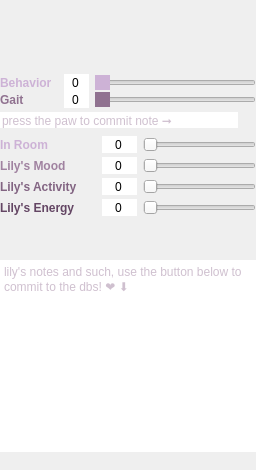
      <widget class="QWidget" name="lilyInputPage">
       <layout class="QGridLayout" name="gridLayout_2">
        <property name="leftMargin">
         <number>0</number>
        </property>
        <property name="topMargin">
         <number>0</number>
        </property>
        <property name="rightMargin">
         <number>0</number>
        </property>
        <property name="bottomMargin">
         <number>0</number>
        </property>
        <property name="horizontalSpacing">
         <number>0</number>
        </property>
        <property name="verticalSpacing">
         <number>4</number>
        </property>
        <item row="3" column="0">
         <widget class="QFrame" name="lily_diet_mood_input_container">
          <layout class="QGridLayout" name="gridLayout_15">
           <property name="leftMargin">
            <number>0</number>
           </property>
           <property name="topMargin">
            <number>0</number>
           </property>
           <property name="rightMargin">
            <number>0</number>
           </property>
           <property name="bottomMargin">
            <number>0</number>
           </property>
           <property name="horizontalSpacing">
            <number>6</number>
           </property>
           <property name="verticalSpacing">
            <number>4</number>
           </property>
           <item row="10" column="0">
            <widget class="QLabel" name="na_43">
             <property name="maximumSize">
              <size>
               <width>100</width>
               <height>16777215</height>
              </size>
             </property>
             <property name="styleSheet">
              <string notr="true">QLabel {
font-weight:bold;
background:transparent;
color:rgb(130,100,130);
}
QLabel:hover {
color: rgb(180,160,180);
}
    </string>
             </property>
             <property name="text">
              <string>Lily's Activity</string>
             </property>
            </widget>
           </item>
           <item row="1" column="2">
            <widget class="QFrame" name="lily_diet_frame">
             <property name="sizePolicy">
              <sizepolicy hsizetype="Minimum" vsizetype="Fixed">
               <horstretch>0</horstretch>
               <verstretch>0</verstretch>
              </sizepolicy>
             </property>
             <layout class="QGridLayout" name="gridLayout_71">
              <property name="leftMargin">
               <number>0</number>
              </property>
              <property name="topMargin">
               <number>0</number>
              </property>
              <property name="rightMargin">
               <number>0</number>
              </property>
              <property name="bottomMargin">
               <number>0</number>
              </property>
              <property name="spacing">
               <number>0</number>
              </property>
             </layout>
            </widget>
           </item>
           <item row="8" column="0">
            <widget class="QLabel" name="na_41">
             <property name="toolTip">
              <string>&lt;html&gt;&lt;head/&gt;&lt;body&gt;&lt;p&gt;press cntrl+T to commit Time in Room Data&lt;/p&gt;&lt;/body&gt;&lt;/html&gt;</string>
             </property>
             <property name="styleSheet">
              <string notr="true">

QLabel {
font-weight:bold;
color:rgb(205,178,214);
}
QLabel:hover {
color: rgb(250,223,255);
}
    </string>
             </property>
             <property name="text">
              <string>In Room</string>
             </property>
            </widget>
           </item>
           <item row="10" column="1">
            <widget class="QSpinBox" name="lily_activity">
             <property name="sizePolicy">
              <sizepolicy hsizetype="Preferred" vsizetype="Preferred">
               <horstretch>0</horstretch>
               <verstretch>0</verstretch>
              </sizepolicy>
             </property>
             <property name="maximumSize">
              <size>
               <width>35</width>
               <height>16777215</height>
              </size>
             </property>
             <property name="toolTip">
              <string>Little Lilys activity for the day, that is, her gait, her joy, her spunk :D</string>
             </property>
             <property name="styleSheet">
              <string notr="true"/>
             </property>
             <property name="frame">
              <bool>false</bool>
             </property>
             <property name="alignment">
              <set>Qt::AlignCenter</set>
             </property>
             <property name="readOnly">
              <bool>false</bool>
             </property>
             <property name="buttonSymbols">
              <enum>QAbstractSpinBox::NoButtons</enum>
             </property>
             <property name="minimum">
              <number>-10</number>
             </property>
             <property name="maximum">
              <number>10</number>
             </property>
            </widget>
           </item>
           <item row="9" column="0">
            <widget class="QLabel" name="na_46">
             <property name="maximumSize">
              <size>
               <width>100</width>
               <height>16777215</height>
              </size>
             </property>
             <property name="styleSheet">
              <string notr="true">QLabel {
font-weight:bold;
background:transparent;
color:rgb(160,130,160);
}
QLabel:hover {
color: rgb(210,180,210);
}
 </string>
             </property>
             <property name="text">
              <string>Lily's Mood</string>
             </property>
            </widget>
           </item>
           <item row="12" column="0" colspan="4">
            <spacer name="verticalSpacer">
             <property name="orientation">
              <enum>Qt::Vertical</enum>
             </property>
             <property name="sizeHint" stdset="0">
              <size>
               <width>20</width>
               <height>40</height>
              </size>
             </property>
            </spacer>
           </item>
           <item row="8" column="2" colspan="2">
            <widget class="QSlider" name="lily_time_in_room_slider">
             <property name="sizePolicy">
              <sizepolicy hsizetype="Preferred" vsizetype="Preferred">
               <horstretch>0</horstretch>
               <verstretch>0</verstretch>
              </sizepolicy>
             </property>
             <property name="toolTip">
              <string>&lt;html&gt;&lt;head/&gt;&lt;body&gt;&lt;p&gt;press cntrl+T to commit Time in Room Data&lt;/p&gt;&lt;/body&gt;&lt;/html&gt;</string>
             </property>
             <property name="styleSheet">
              <string notr="true"/>
             </property>
             <property name="minimum">
              <number>0</number>
             </property>
             <property name="maximum">
              <number>100</number>
             </property>
             <property name="orientation">
              <enum>Qt::Horizontal</enum>
             </property>
             <property name="tickPosition">
              <enum>QSlider::NoTicks</enum>
             </property>
            </widget>
           </item>
           <item row="11" column="2" colspan="2">
            <widget class="QSlider" name="lily_energy_slider">
             <property name="sizePolicy">
              <sizepolicy hsizetype="Preferred" vsizetype="Preferred">
               <horstretch>0</horstretch>
               <verstretch>0</verstretch>
              </sizepolicy>
             </property>
             <property name="toolTip">
              <string>Her overall energy, mostly to notice if she is acting sick</string>
             </property>
             <property name="styleSheet">
              <string notr="true"/>
             </property>
             <property name="minimum">
              <number>0</number>
             </property>
             <property name="maximum">
              <number>10</number>
             </property>
             <property name="orientation">
              <enum>Qt::Horizontal</enum>
             </property>
             <property name="tickPosition">
              <enum>QSlider::NoTicks</enum>
             </property>
            </widget>
           </item>
           <item row="11" column="0">
            <widget class="QLabel" name="na_44">
             <property name="maximumSize">
              <size>
               <width>100</width>
               <height>16777215</height>
              </size>
             </property>
             <property name="styleSheet">
              <string notr="true">QLabel {
font-weight:bold;
background:transparent;
color:rgb(100,70,100);
}
QLabel:hover {
color: rgb(150,120,150);
}
    </string>
             </property>
             <property name="text">
              <string>Lily's Energy</string>
             </property>
            </widget>
           </item>
           <item row="8" column="1">
            <widget class="QSpinBox" name="lily_time_in_room">
             <property name="sizePolicy">
              <sizepolicy hsizetype="Preferred" vsizetype="Preferred">
               <horstretch>0</horstretch>
               <verstretch>0</verstretch>
              </sizepolicy>
             </property>
             <property name="maximumSize">
              <size>
               <width>35</width>
               <height>16777215</height>
              </size>
             </property>
             <property name="toolTip">
              <string>&lt;html&gt;&lt;head/&gt;&lt;body&gt;&lt;p&gt;press cntrl+T to commit Time in Room Data&lt;/p&gt;&lt;/body&gt;&lt;/html&gt;</string>
             </property>
             <property name="styleSheet">
              <string notr="true"/>
             </property>
             <property name="frame">
              <bool>false</bool>
             </property>
             <property name="alignment">
              <set>Qt::AlignCenter</set>
             </property>
             <property name="readOnly">
              <bool>false</bool>
             </property>
             <property name="buttonSymbols">
              <enum>QAbstractSpinBox::NoButtons</enum>
             </property>
             <property name="minimum">
              <number>-100</number>
             </property>
             <property name="maximum">
              <number>100</number>
             </property>
            </widget>
           </item>
           <item row="11" column="1">
            <widget class="QSpinBox" name="lily_energy">
             <property name="sizePolicy">
              <sizepolicy hsizetype="Preferred" vsizetype="Preferred">
               <horstretch>0</horstretch>
               <verstretch>0</verstretch>
              </sizepolicy>
             </property>
             <property name="maximumSize">
              <size>
               <width>35</width>
               <height>16777215</height>
              </size>
             </property>
             <property name="toolTip">
              <string>Her overall energy, mostly to notice if she is acting sick</string>
             </property>
             <property name="styleSheet">
              <string notr="true"/>
             </property>
             <property name="frame">
              <bool>false</bool>
             </property>
             <property name="alignment">
              <set>Qt::AlignCenter</set>
             </property>
             <property name="readOnly">
              <bool>false</bool>
             </property>
             <property name="buttonSymbols">
              <enum>QAbstractSpinBox::NoButtons</enum>
             </property>
             <property name="minimum">
              <number>-10</number>
             </property>
             <property name="maximum">
              <number>10</number>
             </property>
            </widget>
           </item>
           <item row="10" column="2" colspan="2">
            <widget class="QSlider" name="lily_mood_activity_slider">
             <property name="sizePolicy">
              <sizepolicy hsizetype="Preferred" vsizetype="Preferred">
               <horstretch>0</horstretch>
               <verstretch>0</verstretch>
              </sizepolicy>
             </property>
             <property name="cursor">
              <cursorShape>ArrowCursor</cursorShape>
             </property>
             <property name="toolTip">
              <string>Little Lilys activity for the day, that is, her gait, her joy, her spunk :D</string>
             </property>
             <property name="styleSheet">
              <string notr="true"/>
             </property>
             <property name="minimum">
              <number>0</number>
             </property>
             <property name="maximum">
              <number>10</number>
             </property>
             <property name="orientation">
              <enum>Qt::Horizontal</enum>
             </property>
             <property name="tickPosition">
              <enum>QSlider::NoTicks</enum>
             </property>
            </widget>
           </item>
           <item row="9" column="1">
            <widget class="QSpinBox" name="lily_mood">
             <property name="sizePolicy">
              <sizepolicy hsizetype="Preferred" vsizetype="Preferred">
               <horstretch>0</horstretch>
               <verstretch>0</verstretch>
              </sizepolicy>
             </property>
             <property name="maximumSize">
              <size>
               <width>35</width>
               <height>16777215</height>
              </size>
             </property>
             <property name="toolTip">
              <string>Little wiggly's mood for the day!</string>
             </property>
             <property name="styleSheet">
              <string notr="true"/>
             </property>
             <property name="frame">
              <bool>false</bool>
             </property>
             <property name="alignment">
              <set>Qt::AlignCenter</set>
             </property>
             <property name="readOnly">
              <bool>false</bool>
             </property>
             <property name="buttonSymbols">
              <enum>QAbstractSpinBox::NoButtons</enum>
             </property>
             <property name="minimum">
              <number>-10</number>
             </property>
             <property name="maximum">
              <number>10</number>
             </property>
            </widget>
           </item>
           <item row="9" column="2" colspan="2">
            <widget class="QSlider" name="lily_mood_slider">
             <property name="sizePolicy">
              <sizepolicy hsizetype="Preferred" vsizetype="Preferred">
               <horstretch>0</horstretch>
               <verstretch>0</verstretch>
              </sizepolicy>
             </property>
             <property name="toolTip">
              <string>Little wiggly's mood for the day!</string>
             </property>
             <property name="styleSheet">
              <string notr="true"/>
             </property>
             <property name="minimum">
              <number>0</number>
             </property>
             <property name="maximum">
              <number>10</number>
             </property>
             <property name="orientation">
              <enum>Qt::Horizontal</enum>
             </property>
             <property name="tickPosition">
              <enum>QSlider::NoTicks</enum>
             </property>
            </widget>
           </item>
           <item row="0" column="3">
            <widget class="QPushButton" name="lily_walk_note_commit_btn">
             <property name="toolTip">
              <string>&lt;html&gt;&lt;head/&gt;&lt;body&gt;&lt;p&gt;press opt+cmd+w to commit walk data!&lt;/p&gt;&lt;/body&gt;&lt;/html&gt;</string>
             </property>
             <property name="styleSheet">
              <string notr="true">QPushButton {
border:none;
image: url(:/newPrefix/lily_walk_norm.png);
max-width:12px;
min-width:12px;
max-height:12px;
min-height:12px;
}

QPushButton:hover {
image: url(:/newPrefix/lily_walk_one_hover.png);
}

QPushButton:pressed {
image: url(:/newPrefix/lily_walk_checked_one.png);
}


</string>
             </property>
             <property name="text">
              <string/>
             </property>
             <property name="iconSize">
              <size>
               <width>22</width>
               <height>22</height>
              </size>
             </property>
             <property name="checkable">
              <bool>false</bool>
             </property>
            </widget>
           </item>
           <item row="0" column="0" colspan="3">
            <widget class="QLineEdit" name="lily_walk_note">
             <property name="styleSheet">
              <string notr="true">
/* //////////////////////////////////////////////////////////////////////////////////////////
QComboBox Style Default
////////////////////////////////////////////////////////////////////////////////////////// */
QLineEdit {
    border:none;
	color:rgb(160,130,160);
}

QLineEdit:hover {
    color: rgb(200,170,200);
}

QLineEdit:focus {
    color: rgb(180,150,180);
}
    </string>
             </property>
             <property name="frame">
              <bool>false</bool>
             </property>
             <property name="placeholderText">
              <string>press the paw to commit note ➞</string>
             </property>
             <property name="clearButtonEnabled">
              <bool>false</bool>
             </property>
            </widget>
           </item>
          </layout>
         </widget>
        </item>
        <item row="5" column="0">
         <widget class="QTextEdit" name="lily_notes">
          <property name="styleSheet">
           <string notr="true">
/* //////////////////////////////////////////////////////////////////////////////////////////
QComboBox Style Default
////////////////////////////////////////////////////////////////////////////////////////// */
QTextEdit {
    border:none;
	color:rgb(160,130,160);
}

QTextEdit:hover {
    color: rgb(200,170,200);
}

QTextEdit:focus {
    color: rgb(180,150,180);
}
    </string>
          </property>
          <property name="tabStopDistance">
           <double>20.000000000000000</double>
          </property>
          <property name="placeholderText">
           <string>lily's notes and such, use the button below to commit to the dbs! ❤ ⬇︎</string>
          </property>
         </widget>
        </item>
        <item row="0" column="0">
         <spacer name="verticalSpacer_2">
          <property name="orientation">
           <enum>Qt::Vertical</enum>
          </property>
          <property name="sizeHint" stdset="0">
           <size>
            <width>20</width>
            <height>40</height>
           </size>
          </property>
         </spacer>
        </item>
        <item row="1" column="0">
         <widget class="QFrame" name="button_catcher_frame">
          <layout class="QHBoxLayout" name="horizontalLayout">
           <property name="spacing">
            <number>0</number>
           </property>
           <property name="leftMargin">
            <number>0</number>
           </property>
           <property name="topMargin">
            <number>0</number>
           </property>
           <property name="rightMargin">
            <number>0</number>
           </property>
           <property name="bottomMargin">
            <number>0</number>
           </property>
           <item>
            <spacer name="xx_2">
             <property name="orientation">
              <enum>Qt::Horizontal</enum>
             </property>
             <property name="sizeHint" stdset="0">
              <size>
               <width>40</width>
               <height>20</height>
              </size>
             </property>
            </spacer>
           </item>
           <item>
            <widget class="QPushButton" name="lily_walk_btn">
             <property name="toolTip">
              <string>&lt;html&gt;&lt;head/&gt;&lt;body&gt;&lt;p&gt;press opt+cmd+w to commit walk data!&lt;/p&gt;&lt;/body&gt;&lt;/html&gt;</string>
             </property>
             <property name="styleSheet">
              <string notr="true">
QPushButton {
border:none;
image: url(:/newPrefix/lily_walk_norm.png);
max-width:25px;
min-width:25px;
max-height:25px;
min-height:25px;
}

QPushButton:hover {
image: url(:/newPrefix/lily_walk_one_hover.png);
}

QPushButton:pressed {
image: url(:/newPrefix/lily_walk_checked_one.png);
}


</string>
             </property>
             <property name="text">
              <string/>
             </property>
             <property name="iconSize">
              <size>
               <width>22</width>
               <height>22</height>
              </size>
             </property>
             <property name="checkable">
              <bool>false</bool>
             </property>
            </widget>
           </item>
           <item>
            <spacer name="xx_3">
             <property name="orientation">
              <enum>Qt::Horizontal</enum>
             </property>
             <property name="sizeHint" stdset="0">
              <size>
               <width>40</width>
               <height>20</height>
              </size>
             </property>
            </spacer>
           </item>
           <item>
            <widget class="QPushButton" name="lily_ate_check">
             <property name="toolTip">
              <string>&lt;html&gt;&lt;head/&gt;&lt;body&gt;&lt;p&gt;Press to &lt;span style=&quot; font-style:italic;&quot;&gt;commit &lt;/span&gt;&lt;span style=&quot; font-weight:600;&quot;&gt;Diet&lt;/span&gt; Data&lt;/p&gt;&lt;/body&gt;&lt;/html&gt;</string>
             </property>
             <property name="styleSheet">
              <string notr="true">
QPushButton {
border:none;
image: url(:/newPrefix/lilyasdfas.png);
max-width:30px;
min-width:30px;
max-height:30px;
min-height:30px;
}

QPushButton:hover {
image: url(:/newPrefix/lilydiethover2.png);
}

QPushButton:pressed {
image: url(:/newPrefix/lilydietchecked.png);
}


</string>
             </property>
             <property name="text">
              <string/>
             </property>
             <property name="checkable">
              <bool>false</bool>
             </property>
             <property name="checked">
              <bool>false</bool>
             </property>
             <property name="flat">
              <bool>true</bool>
             </property>
            </widget>
           </item>
           <item>
            <spacer name="xx">
             <property name="orientation">
              <enum>Qt::Horizontal</enum>
             </property>
             <property name="sizeHint" stdset="0">
              <size>
               <width>40</width>
               <height>20</height>
              </size>
             </property>
            </spacer>
           </item>
          </layout>
         </widget>
        </item>
        <item row="2" column="0">
         <widget class="QFrame" name="walk_mood_rate_frame">
          <layout class="QGridLayout" name="gridLayout_10">
           <property name="leftMargin">
            <number>0</number>
           </property>
           <property name="topMargin">
            <number>0</number>
           </property>
           <property name="rightMargin">
            <number>0</number>
           </property>
           <property name="bottomMargin">
            <number>0</number>
           </property>
           <property name="verticalSpacing">
            <number>0</number>
           </property>
           <item row="1" column="2">
            <widget class="QSpinBox" name="lily_behavior">
             <property name="frame">
              <bool>false</bool>
             </property>
             <property name="alignment">
              <set>Qt::AlignCenter</set>
             </property>
             <property name="buttonSymbols">
              <enum>QAbstractSpinBox::NoButtons</enum>
             </property>
             <property name="suffix">
              <string/>
             </property>
             <property name="minimum">
              <number>0</number>
             </property>
             <property name="maximum">
              <number>100</number>
             </property>
            </widget>
           </item>
           <item row="2" column="2">
            <widget class="QSpinBox" name="lily_gait">
             <property name="frame">
              <bool>false</bool>
             </property>
             <property name="alignment">
              <set>Qt::AlignCenter</set>
             </property>
             <property name="buttonSymbols">
              <enum>QAbstractSpinBox::NoButtons</enum>
             </property>
             <property name="suffix">
              <string/>
             </property>
             <property name="minimum">
              <number>0</number>
             </property>
             <property name="maximum">
              <number>100</number>
             </property>
            </widget>
           </item>
           <item row="2" column="0" colspan="2">
            <widget class="QLabel" name="na_45">
             <property name="styleSheet">
              <string notr="true">QLabel {
background:transparent;
font-weight:bold;
color:rgb(144,114,144);
}
QLabel:hover {
color:rgb(174,144,174);
}</string>
             </property>
             <property name="text">
              <string>Gait</string>
             </property>
            </widget>
           </item>
           <item row="1" column="0">
            <widget class="QLabel" name="na_42">
             <property name="styleSheet">
              <string notr="true">

QLabel {
font-weight:bold;
color:rgb(205,178,214);
}
QLabel:hover {
color: rgb(250,223,255);
}
    </string>
             </property>
             <property name="text">
              <string>Behavior</string>
             </property>
            </widget>
           </item>
           <item row="1" column="3">
            <widget class="QSlider" name="lily_behavior_slider">
             <property name="toolTip">
              <string>how well my lil lady 
behaved, did she pull tons 
or just a little?</string>
             </property>
             <property name="styleSheet">
              <string notr="true">QSlider::handle:horizontal {
    background:rgb(205,178,214);
}
QSlider::handle:horizontal:hover {
    background:rgb(235,208,244);
}
QSlider::handle:horizontal:pressed {
    background:rgb(185,158,194);
}
QSlider::sub-page:horizontal {
    background:rgb(205,178,214);
}
QSlider::groove:horizontal:hover {
    background:rgba(205,178,214,45);
}</string>
             </property>
             <property name="minimum">
              <number>0</number>
             </property>
             <property name="maximum">
              <number>100</number>
             </property>
             <property name="orientation">
              <enum>Qt::Horizontal</enum>
             </property>
             <property name="tickPosition">
              <enum>QSlider::NoTicks</enum>
             </property>
            </widget>
           </item>
           <item row="2" column="3">
            <widget class="QSlider" name="lily_gait_slider">
             <property name="toolTip">
              <string>How well my lady
 walked the wilds!</string>
             </property>
             <property name="styleSheet">
              <string notr="true">
/* ///////////////////////////////////////////////////////////////
QSlider Colors
/////////////////////////////////////////////////////////////// */

QSlider::handle:horizontal {background:rgb(144,114,144);}
QSlider::handle:horizontal:hover {background:rgb(174,144,174);}
QSlider::handle:horizontal:pressed {background:rgb(124,94,124);}
QSlider::sub-page:horizontal {background:rgb(144,114,144);}
QSlider::groove:horizontal:hover {background:rgba(144,114,144,0.25);}
</string>
             </property>
             <property name="minimum">
              <number>0</number>
             </property>
             <property name="maximum">
              <number>100</number>
             </property>
             <property name="orientation">
              <enum>Qt::Horizontal</enum>
             </property>
             <property name="tickPosition">
              <enum>QSlider::NoTicks</enum>
             </property>
            </widget>
           </item>
          </layout>
         </widget>
        </item>
        <item row="6" column="0" alignment="Qt::AlignHCenter">
         <widget class="QPushButton" name="lily_note_commit_btn">
          <property name="toolTip">
           <string>&lt;html&gt;&lt;head/&gt;&lt;body&gt;&lt;p&gt;press opt+cmd+w to commit walk data!&lt;/p&gt;&lt;/body&gt;&lt;/html&gt;</string>
          </property>
          <property name="styleSheet">
           <string notr="true">QPushButton {
border:none;
image: url(:/newPrefix/lily_walk_norm.png);
max-width:14px;
min-width:14px;
max-height:14px;
min-height:14px;
}

QPushButton:hover {
image: url(:/newPrefix/lily_walk_one_hover.png);
}

QPushButton:pressed {
image: url(:/newPrefix/lily_walk_checked_one.png);
}


</string>
          </property>
          <property name="text">
           <string/>
          </property>
          <property name="iconSize">
           <size>
            <width>22</width>
            <height>22</height>
           </size>
          </property>
          <property name="checkable">
           <bool>false</bool>
          </property>
         </widget>
        </item>
       </layout>
      </widget>
